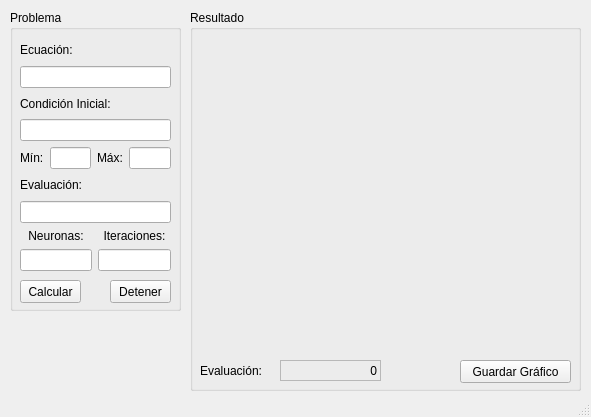
<?xml version="1.0" encoding="UTF-8"?>
<ui version="4.0">
 <class>MainWindow</class>
 <widget class="QMainWindow" name="MainWindow">
  <property name="geometry">
   <rect>
    <x>0</x>
    <y>0</y>
    <width>591</width>
    <height>417</height>
   </rect>
  </property>
  <property name="windowTitle">
   <string>PDE Solver</string>
  </property>
  <widget class="QWidget" name="centralwidget">
   <widget class="QGroupBox" name="groupBox">
    <property name="geometry">
     <rect>
      <x>10</x>
      <y>10</y>
      <width>171</width>
      <height>301</height>
     </rect>
    </property>
    <property name="title">
     <string>Problema</string>
    </property>
    <widget class="QWidget" name="verticalLayoutWidget">
     <property name="geometry">
      <rect>
       <x>10</x>
       <y>30</y>
       <width>151</width>
       <height>231</height>
      </rect>
     </property>
     <layout class="QVBoxLayout" name="verticalLayout_2">
      <item>
       <widget class="QLabel" name="label">
        <property name="text">
         <string>Ecuación:</string>
        </property>
       </widget>
      </item>
      <item>
       <widget class="QLineEdit" name="equation">
        <property name="toolTip">
         <string>&lt;html&gt;&lt;head/&gt;&lt;body&gt;&lt;p&gt;Inserte una ecuación de la forma: &lt;span style=&quot; color:#5500ff;&quot;&gt;dy/dx=f(x)&lt;/span&gt;&lt;span style=&quot; color:#000000;&quot;&gt;.&lt;/span&gt;&lt;/p&gt;&lt;p&gt;&lt;span style=&quot; color:#ff0000;&quot;&gt;(Campo Necesario)&lt;/span&gt;&lt;/p&gt;&lt;/body&gt;&lt;/html&gt;</string>
        </property>
        <property name="statusTip">
         <string>Ecuación</string>
        </property>
        <property name="whatsThis">
         <string>Insertar ecuación</string>
        </property>
        <property name="locale">
         <locale language="Spanish" country="UnitedStates"/>
        </property>
       </widget>
      </item>
      <item>
       <widget class="QLabel" name="label_2">
        <property name="text">
         <string>Condición Inicial:</string>
        </property>
        <property name="alignment">
         <set>Qt::AlignLeading|Qt::AlignLeft|Qt::AlignVCenter</set>
        </property>
       </widget>
      </item>
      <item>
       <widget class="QLineEdit" name="initial_condition">
        <property name="toolTip">
         <string>&lt;html&gt;&lt;head/&gt;&lt;body&gt;&lt;p&gt;Inserte una condición inicial &lt;span style=&quot; color:#6f6f6f;&quot;&gt;(y(x&lt;/span&gt;&lt;span style=&quot; color:#6f6f6f; vertical-align:sub;&quot;&gt;0&lt;/span&gt;&lt;span style=&quot; color:#6f6f6f;&quot;&gt;)=y&lt;/span&gt;&lt;span style=&quot; color:#6f6f6f; vertical-align:sub;&quot;&gt;0&lt;/span&gt;&lt;span style=&quot; color:#6f6f6f;&quot;&gt;) &lt;/span&gt;de la forma: &lt;span style=&quot; color:#5500ff;&quot;&gt;x&lt;/span&gt;&lt;span style=&quot; color:#5500ff; vertical-align:sub;&quot;&gt;0&lt;/span&gt;&lt;span style=&quot; color:#5500ff;&quot;&gt;,y&lt;/span&gt;&lt;span style=&quot; color:#5500ff; vertical-align:sub;&quot;&gt;0&lt;/span&gt;&lt;span style=&quot; color:#000000;&quot;&gt;.&lt;/span&gt;&lt;/p&gt;&lt;p&gt;&lt;span style=&quot; color:#ff0000;&quot;&gt;(Campo opcional, Default: &lt;/span&gt;&lt;span style=&quot; color:#5500ff;&quot;&gt;0,0&lt;/span&gt;&lt;span style=&quot; color:#ff0000;&quot;&gt;)&lt;/span&gt;&lt;/p&gt;&lt;/body&gt;&lt;/html&gt;</string>
        </property>
        <property name="statusTip">
         <string>Condición inicial</string>
        </property>
        <property name="whatsThis">
         <string>Condición inicial</string>
        </property>
        <property name="locale">
         <locale language="Spanish" country="UnitedStates"/>
        </property>
       </widget>
      </item>
      <item>
       <layout class="QHBoxLayout" name="horizontalLayout">
        <item>
         <widget class="QLabel" name="label_3">
          <property name="text">
           <string>Mín:</string>
          </property>
         </widget>
        </item>
        <item>
         <widget class="QLineEdit" name="min">
          <property name="toolTip">
           <string>&lt;html&gt;&lt;head/&gt;&lt;body&gt;&lt;p&gt;Inserte mínimo del intervalo a graficar y calcular la red.&lt;/p&gt;&lt;p&gt;&lt;span style=&quot; color:#ff0000;&quot;&gt;(Campo opcional, Default: &lt;/span&gt;&lt;span style=&quot; color:#5500ff;&quot;&gt;-10&lt;/span&gt;&lt;span style=&quot; color:#ff0000;&quot;&gt;)&lt;/span&gt;&lt;/p&gt;&lt;/body&gt;&lt;/html&gt;</string>
          </property>
          <property name="statusTip">
           <string>Mínimo del Intervalo</string>
          </property>
          <property name="whatsThis">
           <string>Mínimo del Intervalo</string>
          </property>
         </widget>
        </item>
        <item>
         <widget class="QLabel" name="label_4">
          <property name="text">
           <string>Máx:</string>
          </property>
         </widget>
        </item>
        <item>
         <widget class="QLineEdit" name="max">
          <property name="toolTip">
           <string>&lt;html&gt;&lt;head/&gt;&lt;body&gt;&lt;p&gt;Inserte máximo del intervalo a graficar y calcular la red.&lt;/p&gt;&lt;p&gt;&lt;span style=&quot; color:#ff0000;&quot;&gt;(Campo opcional, Default: &lt;/span&gt;&lt;span style=&quot; color:#5500ff;&quot;&gt;10&lt;/span&gt;&lt;span style=&quot; color:#ff0000;&quot;&gt;)&lt;/span&gt;&lt;/p&gt;&lt;/body&gt;&lt;/html&gt;</string>
          </property>
          <property name="statusTip">
           <string>Máximo del intervalo</string>
          </property>
          <property name="whatsThis">
           <string>Máximo del intervalo</string>
          </property>
         </widget>
        </item>
       </layout>
      </item>
      <item>
       <widget class="QLabel" name="label_8">
        <property name="text">
         <string>Evaluación:</string>
        </property>
        <property name="alignment">
         <set>Qt::AlignLeading|Qt::AlignLeft|Qt::AlignVCenter</set>
        </property>
       </widget>
      </item>
      <item>
       <widget class="QLineEdit" name="evaluation">
        <property name="toolTip">
         <string>&lt;html&gt;&lt;head/&gt;&lt;body&gt;&lt;p&gt;Evaluación de la función &lt;span style=&quot; color:#5500ff;&quot;&gt;y&lt;/span&gt; a partir de la aproximación de la red.&lt;/p&gt;&lt;p&gt;&lt;span style=&quot; color:#ff0000;&quot;&gt;(Campo opcional, Default: &lt;/span&gt;&lt;span style=&quot; color:#5500ff;&quot;&gt;0&lt;/span&gt;&lt;span style=&quot; color:#ff0000;&quot;&gt;)&lt;/span&gt;&lt;/p&gt;&lt;/body&gt;&lt;/html&gt;</string>
        </property>
        <property name="statusTip">
         <string>Evaluación</string>
        </property>
        <property name="whatsThis">
         <string>Evaluación de la red luego de aproximar la solución de la ecuación diferencial.</string>
        </property>
       </widget>
      </item>
      <item>
       <layout class="QHBoxLayout" name="horizontalLayout_4">
        <item>
         <layout class="QHBoxLayout" name="horizontalLayout_3">
          <item>
           <layout class="QVBoxLayout" name="verticalLayout_4">
            <item>
             <widget class="QLabel" name="label_9">
              <property name="text">
               <string>Neuronas:</string>
              </property>
              <property name="alignment">
               <set>Qt::AlignCenter</set>
              </property>
             </widget>
            </item>
            <item>
             <widget class="QLineEdit" name="neuronas">
              <property name="toolTip">
               <string>&lt;html&gt;&lt;head/&gt;&lt;body&gt;&lt;p&gt;Cantidad de neuronas en la capa interna.&lt;/p&gt;&lt;p&gt;&lt;span style=&quot; color:#ff0000;&quot;&gt;(Campo opcional, Default: &lt;/span&gt;&lt;span style=&quot; color:#0000ff;&quot;&gt;100&lt;/span&gt;&lt;span style=&quot; color:#ff0000;&quot;&gt;)&lt;/span&gt;&lt;/p&gt;&lt;/body&gt;&lt;/html&gt;</string>
              </property>
              <property name="statusTip">
               <string>Neuronas</string>
              </property>
              <property name="whatsThis">
               <string>Cantidad de neuronas en la capa interna</string>
              </property>
             </widget>
            </item>
           </layout>
          </item>
          <item>
           <layout class="QVBoxLayout" name="verticalLayout_5">
            <item>
             <widget class="QLabel" name="label_12">
              <property name="text">
               <string>Iteraciones:</string>
              </property>
              <property name="alignment">
               <set>Qt::AlignCenter</set>
              </property>
             </widget>
            </item>
            <item>
             <widget class="QLineEdit" name="iteraciones">
              <property name="toolTip">
               <string>&lt;html&gt;&lt;head/&gt;&lt;body&gt;&lt;p&gt;Cantidad de iteraciones para aproximar la red.&lt;/p&gt;&lt;p&gt;&lt;span style=&quot; color:#ff0000;&quot;&gt;(Campo opcional, Default: &lt;/span&gt;&lt;span style=&quot; color:#5500ff;&quot;&gt;Hasta que el error de aproximación sea menor de 1e-4&lt;/span&gt;&lt;span style=&quot; color:#ff0000;&quot;&gt;)&lt;/span&gt;&lt;/p&gt;&lt;/body&gt;&lt;/html&gt;</string>
              </property>
              <property name="statusTip">
               <string>Iteraciones</string>
              </property>
              <property name="whatsThis">
               <string>Cantidad de iteraciones para calcular la red</string>
              </property>
             </widget>
            </item>
           </layout>
          </item>
         </layout>
        </item>
       </layout>
      </item>
     </layout>
    </widget>
    <widget class="QPushButton" name="Calcular">
     <property name="geometry">
      <rect>
       <x>10</x>
       <y>270</y>
       <width>61</width>
       <height>23</height>
      </rect>
     </property>
     <property name="statusTip">
      <string>Calcular</string>
     </property>
     <property name="text">
      <string>Calcular</string>
     </property>
     <property name="shortcut">
      <string>Return</string>
     </property>
    </widget>
    <widget class="QPushButton" name="detener">
     <property name="geometry">
      <rect>
       <x>100</x>
       <y>270</y>
       <width>61</width>
       <height>23</height>
      </rect>
     </property>
     <property name="statusTip">
      <string>Detener</string>
     </property>
     <property name="text">
      <string>Detener</string>
     </property>
     <property name="shortcut">
      <string>Ctrl+D</string>
     </property>
    </widget>
   </widget>
   <widget class="QGroupBox" name="groupBox_2">
    <property name="geometry">
     <rect>
      <x>190</x>
      <y>10</y>
      <width>391</width>
      <height>381</height>
     </rect>
    </property>
    <property name="title">
     <string>Resultado</string>
    </property>
    <widget class="QLabel" name="label_6">
     <property name="geometry">
      <rect>
       <x>-2</x>
       <y>24</y>
       <width>371</width>
       <height>311</height>
      </rect>
     </property>
     <property name="text">
      <string/>
     </property>
    </widget>
    <widget class="QLabel" name="Picture">
     <property name="geometry">
      <rect>
       <x>10</x>
       <y>30</y>
       <width>371</width>
       <height>311</height>
      </rect>
     </property>
     <property name="statusTip">
      <string>Gráfica de la red Vs Gráfica Sympy.Integrate</string>
     </property>
     <property name="text">
      <string/>
     </property>
     <property name="pixmap">
      <pixmap>../../Figure_1.png</pixmap>
     </property>
     <property name="scaledContents">
      <bool>true</bool>
     </property>
    </widget>
    <widget class="QLabel" name="label_7">
     <property name="geometry">
      <rect>
       <x>10</x>
       <y>350</y>
       <width>101</width>
       <height>21</height>
      </rect>
     </property>
     <property name="text">
      <string>Evaluación:</string>
     </property>
    </widget>
    <widget class="QLabel" name="Resultado">
     <property name="geometry">
      <rect>
       <x>90</x>
       <y>350</y>
       <width>101</width>
       <height>21</height>
      </rect>
     </property>
     <property name="acceptDrops">
      <bool>false</bool>
     </property>
     <property name="statusTip">
      <string>Resultado de la evaluación</string>
     </property>
     <property name="layoutDirection">
      <enum>Qt::LeftToRight</enum>
     </property>
     <property name="autoFillBackground">
      <bool>false</bool>
     </property>
     <property name="frameShape">
      <enum>QFrame::StyledPanel</enum>
     </property>
     <property name="frameShadow">
      <enum>QFrame::Raised</enum>
     </property>
     <property name="text">
      <string>0</string>
     </property>
     <property name="scaledContents">
      <bool>false</bool>
     </property>
     <property name="alignment">
      <set>Qt::AlignRight|Qt::AlignTrailing|Qt::AlignVCenter</set>
     </property>
    </widget>
    <widget class="QPushButton" name="savegraph">
     <property name="geometry">
      <rect>
       <x>270</x>
       <y>350</y>
       <width>111</width>
       <height>23</height>
      </rect>
     </property>
     <property name="toolTip">
      <string>Guarda los Gráfico</string>
     </property>
     <property name="statusTip">
      <string>Guardar</string>
     </property>
     <property name="whatsThis">
      <string>Guardar Gráfico</string>
     </property>
     <property name="text">
      <string>Guardar Gráfico</string>
     </property>
     <property name="shortcut">
      <string>Ctrl+S</string>
     </property>
     <property name="checkable">
      <bool>false</bool>
     </property>
    </widget>
   </widget>
  </widget>
  <widget class="QStatusBar" name="statusbar"/>
  <action name="actionNew">
   <property name="text">
    <string>Cargar Datos</string>
   </property>
  </action>
  <action name="actionLoad">
   <property name="text">
    <string>Salir</string>
   </property>
  </action>
  <action name="actionAdvanced">
   <property name="text">
    <string>Advanced</string>
   </property>
  </action>
  <action name="actionSalir">
   <property name="text">
    <string>Salir</string>
   </property>
  </action>
 </widget>
 <resources/>
 <connections/>
</ui>
